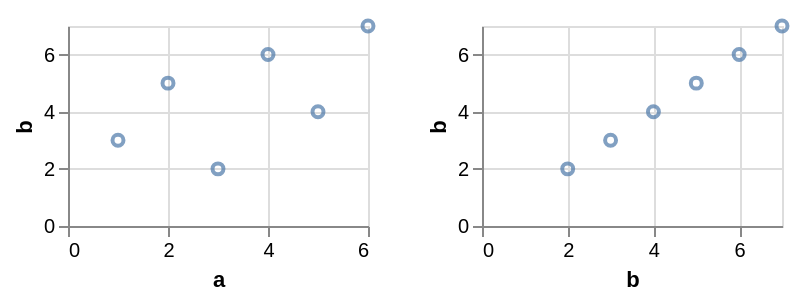

Write a Vega-Lite specification for this figure.
### Vega-Lite specification from a JSON file in a GitHub repository (floating-point values rounded to 4 significant figures)
{"$schema": "https://vega.github.io/schema/vega-lite/v6.json", "data": {"values": [{"a": 1, "b": 3, "c": "x", "d": "2020-01-01"}, {"a": 2, "b": 5, "c": "y", "d": "2020-03-01"}, {"a": 3, "b": 2, "c": "x", "d": "2020-06-01"}, {"a": 4, "b": 6, "c": "z", "d": "2020-09-01"}, {"a": 5, "b": 4, "c": "y", "d": "2021-01-01"}, {"a": 6, "b": 7, "c": "z", "d": "2021-04-01"}]}, "repeat": {"column": ["a", "b"]}, "spec": {"width": 150, "height": 100, "mark": "point", "encoding": {"x": {"field": {"repeat": "column"}, "type": "quantitative"}, "y": {"field": "b", "type": "quantitative"}}, "params": [{"name": "brush", "select": "interval"}]}}
